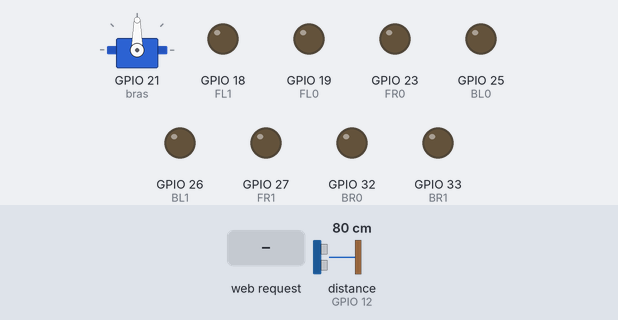
The program below on a simulated ESP32 board running MicroPython. Parts: servo, output pins drawn as LEDs (lit = HIGH). Dashed ring = blinking. The test bench sets the inputs (shaded band); at power-on: distance to the obstacle (sensor on GPIO 12) 80 cm. The echo pulse lasts 58.3 µs per cm; the board's own WiFi access point starts at once; servo angles are drawn from the pulse width (0.5 ms = 0°, 2.5 ms = 180°); files that are not in the repository are absent; pins used as bus, display or sensor lines are not drawn; what the program prints to the serial console is not drawn.

Above: at 1.5 s.
1.6 s: HTTP request GET /toggle_auto received
At 3.7 s:
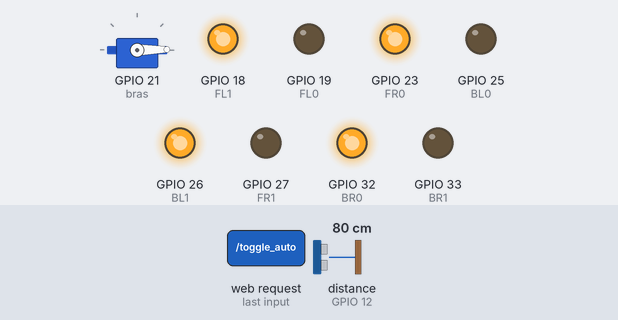
4.0 s: distance to the obstacle (sensor on GPIO 12) set to 22 cm
7.0 s: distance to the obstacle (sensor on GPIO 12) set to 18 cm
At 8.4 s:
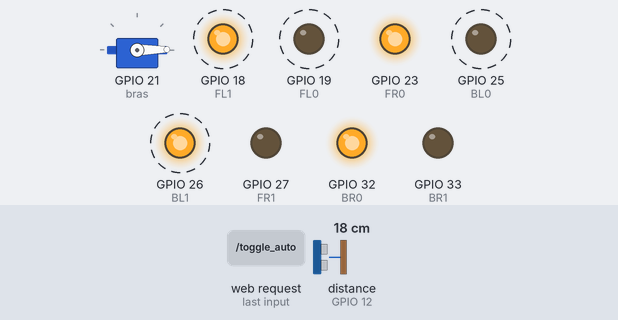
10.0 s: HTTP request GET /toggle_auto received
At 11.2 s:
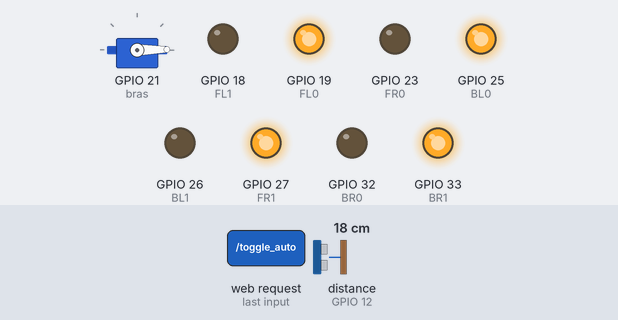
Timing chart, 0 to 15.5 s (numbered marks = the images above; inputs shaded):
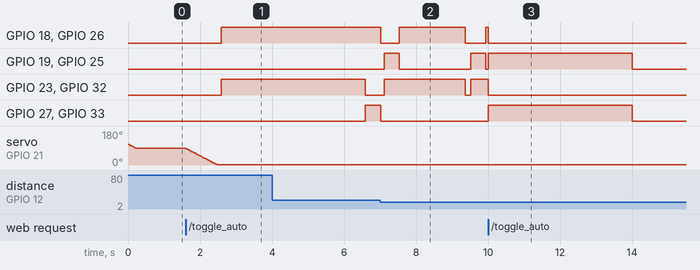

The program:

main.py
```python
"""
ESP32 - Robot + Bras + Navigation Autonome
Interface Web + Fix Vibration Servo
Point d'accès : BOT-CAR / MotDePasseSolide
"""

from machine import Pin, PWM
import time
import network
import socket

# ─────────────────────────────────────────
#  BROCHES
# ─────────────────────────────────────────
FR1 = Pin(27, Pin.OUT); FR0 = Pin(23, Pin.OUT)
BR1 = Pin(33, Pin.OUT); BR0 = Pin(32, Pin.OUT)
FL1 = Pin(18, Pin.OUT); FL0 = Pin(19, Pin.OUT)
BL1 = Pin(26, Pin.OUT); BL0 = Pin(25, Pin.OUT)

bras  = PWM(Pin(21), freq=50)
pince = PWM(Pin(22), freq=50)

TRIG = Pin(13, Pin.OUT)
ECHO = Pin(12, Pin.IN)

# ─────────────────────────────────────────
#  ÉTAT GLOBAL
# ─────────────────────────────────────────
current_bras  = 0
current_pince = 100
auto_mode     = False

# transition_state : 0=rien  1=rotation droite 4s (→auto)  2=rotation gauche 4s (→manuel)
# nav_state        : 0=avancer/mesurer  1=reculer  2=virer droite
transition_state = 0
transition_timer = 0
nav_state        = 0
nav_timer        = 0

# ─────────────────────────────────────────
#  MOTEURS
# ─────────────────────────────────────────
def stop():
    for p in (FR1, FR0, FL1, FL0, BR1, BR0, BL1, BL0):
        p.value(0)

def avancer():
    FR1.value(1); FR0.value(0); FL1.value(1); FL0.value(0)
    BR1.value(1); BR0.value(0); BL1.value(1); BL0.value(0)

def reculer():
    FR1.value(0); FR0.value(1); FL1.value(0); FL0.value(1)
    BR1.value(0); BR0.value(1); BL1.value(0); BL0.value(1)

def droite():
    FR1.value(0); FR0.value(1); FL1.value(1); FL0.value(0)
    BR1.value(0); BR0.value(1); BL1.value(1); BL0.value(0)

def gauche():
    FR1.value(1); FR0.value(0); FL1.value(0); FL0.value(1)
    BR1.value(1); BR0.value(0); BL1.value(0); BL0.value(1)

# ─────────────────────────────────────────
#  SERVOS  —  FIX VIBRATION : duty(0) après chaque mouvement
#  Le servo tient la position mécaniquement sans signal.
#  Plus de bruit EMI des moteurs DC sur le PWM → plus de vibration.
# ─────────────────────────────────────────
def angle_to_duty(angle):
    return int(26 + (angle / 180) * (128 - 26))

def move_servo(pwm, target_angle, current_angle, step=2, delay=0.015):
    """Déplace progressivement le servo puis COUPE le signal PWM."""
    target_angle  = max(0, min(180, target_angle))
    current_angle = max(0, min(180, current_angle))
    if target_angle == current_angle:
        pwm.duty(0)
        return target_angle
    step_dir = step if target_angle > current_angle else -step
    ang = current_angle
    while True:
        ang += step_dir
        if step_dir > 0 and ang >= target_angle: ang = target_angle
        if step_dir < 0 and ang <= target_angle: ang = target_angle
        pwm.duty(angle_to_duty(ang))
        time.sleep(delay)
        if ang == target_angle:
            break
    time.sleep(0.08)   # laisser le servo atteindre la position
    pwm.duty(0)        # ← COUPER → plus de vibration sous bruit moteur
    return target_angle

def _bras_angle(val):
    """Convertit la plage utilisateur [-50, 30] en degrés servo [0, 180]."""
    return int((val + 50) * 180 / 80)

def _pince_angle(val):
    """Convertit la plage utilisateur [60, 140] en degrés servo [0, 180]."""
    return int((val - 60) * 180 / 80)

def set_bras_position(target):
    global current_bras
    target = max(-50, min(30, target))
    move_servo(bras, _bras_angle(target), _bras_angle(current_bras), step=2, delay=0.02)
    current_bras = target

def set_pince_position(target):
    global current_pince
    target = max(90, min(125, target))
    move_servo(pince, _pince_angle(target), _pince_angle(current_pince), step=3, delay=0.02)
    current_pince = target

def bras_monter():    set_bras_position(current_bras - 10)
def bras_descendre(): set_bras_position(current_bras + 10)
def pince_ouvrir():   set_pince_position(90)
def pince_fermer():   set_pince_position(125)

def init_servos():
    global current_bras, current_pince
    current_bras = 0; current_pince = 100
    set_bras_position(-10)
    set_pince_position(100)

# ─────────────────────────────────────────
#  CAPTEUR ULTRASON HC-SR04
# ─────────────────────────────────────────
DIST_SECU = 200  # mm

def mesure_distance():
    TRIG.value(1); time.sleep_us(10); TRIG.value(0)
    t = time.ticks_us()
    while ECHO.value() == 0:
        if time.ticks_diff(time.ticks_us(), t) > 30000: return 9999
    debut = time.ticks_us()
    t = time.ticks_us()
    while ECHO.value() == 1:
        if time.ticks_diff(time.ticks_us(), t) > 30000: return 9999
    fin = time.ticks_us()
    return (time.ticks_diff(fin, debut) * 343) // 2000

# ─────────────────────────────────────────
#  SÉQUENCES D'ACTIVATION / DÉSACTIVATION
# ─────────────────────────────────────────
def activate_auto():
    """Manuel → Auto : monter bras, puis tourner droite 4s, puis naviguer."""
    global auto_mode, transition_state, transition_timer, nav_state
    print(">> ACTIVATION MODE AUTO")
    set_bras_position(-50)      # 1. Bras complètement en haut (bloquant ~2s)
    stop()
    droite()                    # 2. Lancer rotation droite
    transition_state = 1
    transition_timer = time.ticks_ms()
    nav_state = 0
    auto_mode = True

def deactivate_auto():
    """Auto → Manuel : stop, bras reste en haut, tourner gauche 4s."""
    global auto_mode, transition_state, transition_timer
    print(">> DÉSACTIVATION MODE AUTO")
    stop()
    # current_bras est déjà à -50, on ne le touche pas
    gauche()                    # Tourner gauche 4s
    transition_state = 2
    transition_timer = time.ticks_ms()
    auto_mode = False

# ─────────────────────────────────────────
#  NAVIGATION AUTONOME (non-bloquante)
# ─────────────────────────────────────────
def update_nav():
    global nav_state, nav_timer
    now = time.ticks_ms()

    if nav_state == 0:
        d = mesure_distance()
        if d >= DIST_SECU:
            avancer()
        else:
            print("Obstacle", d, "mm")
            stop()
            time.sleep_ms(100)
            reculer()
            nav_state = 1
            nav_timer = now

    elif nav_state == 1:        # Recul 500 ms
        if time.ticks_diff(now, nav_timer) >= 500:
            droite()
            nav_state = 2
            nav_timer = now

    elif nav_state == 2:        # Virage droite 1800 ms
        if time.ticks_diff(now, nav_timer) >= 1800:
            stop()
            nav_state = 0

# ─────────────────────────────────────────
#  WI-FI ACCESS POINT
# ─────────────────────────────────────────
ap = network.WLAN(network.AP_IF)
ap.active(True)
ap.config(essid='BOT-CAR', password='MotDePasseSolide',
          authmode=network.AUTH_WPA2_PSK)
print("=== DÉMARRAGE ===")
print("IP :", ap.ifconfig()[0])

# ─────────────────────────────────────────
#  CHARGEMENT HTML
# ─────────────────────────────────────────
HTML_CONTENT = ""
try:
    with open('/index.html', 'r') as f:
        HTML_CONTENT = f.read()
    print("index.html OK —", len(HTML_CONTENT), "octets")
except OSError:
    print("ERREUR : index.html introuvable !")
    HTML_CONTENT = "<h1>Erreur : index.html manquant</h1>"

# ─────────────────────────────────────────
#  HELPERS HTTP
# ─────────────────────────────────────────
def send_html(conn):
    conn.send('HTTP/1.1 200 OK\nContent-Type: text/html\nConnection: close\n\n')
    conn.sendall(HTML_CONTENT)

def send_ok(conn):
    conn.send('HTTP/1.1 200 OK\nConnection: close\n\nOK')

def send_status(conn):
    """Renvoie : 'auto,busy' | 'auto,ready' | 'manual,busy' | 'manual,ready'"""
    mode  = 'auto'  if auto_mode        else 'manual'
    trans = 'busy'  if transition_state else 'ready'
    conn.send(
        'HTTP/1.1 200 OK\nContent-Type: text/plain\n'
        'Access-Control-Allow-Origin: *\nConnection: close\n\n'
        + mode + ',' + trans
    )

# ─────────────────────────────────────────
#  DÉMARRAGE
# ─────────────────────────────────────────
stop()
init_servos()
print("=== BOT-CAR PRÊT — http://192.168.4.1 ===\n")

s = socket.socket(socket.AF_INET, socket.SOCK_STREAM)
s.setsockopt(socket.SOL_SOCKET, socket.SO_REUSEADDR, 1)
s.bind(('', 80))
s.listen(3)
s.settimeout(0.05)   # 50 ms → boucle quasi non-bloquante

# ─────────────────────────────────────────
#  BOUCLE PRINCIPALE
# ─────────────────────────────────────────
while True:

    # ── 1. Gestion des transitions (rotation 4s) ──────────────────
    if transition_state != 0:
        if time.ticks_diff(time.ticks_ms(), transition_timer) >= 4000:
            stop()
            transition_state = 0
            if auto_mode:
                print(">> Navigation démarrée")
            else:
                print(">> Retour manuel")

    # ── 2. Navigation autonome ────────────────────────────────────
    if auto_mode and transition_state == 0:
        update_nav()

    # ── 3. Serveur HTTP ───────────────────────────────────────────
    try:
        conn, addr = s.accept()
        req = conn.recv(1024).decode()
        if not req:
            conn.close()
            continue

        path = req.split('\n')[0].split(' ')[1]

        # Commandes manuelles bloquées si auto_mode OU transition active
        locked = auto_mode or (transition_state != 0)

        do_activate   = False
        do_deactivate = False

        if path == '/' or path == '/index.html':
            send_html(conn)
        elif path == '/status':
            send_status(conn)
        elif path == '/toggle_auto':
            do_activate   = not auto_mode
            do_deactivate = auto_mode
            send_ok(conn)
        elif locked:
            send_ok(conn)               # Ignorer silencieusement
        elif path == '/forward':        avancer();       send_ok(conn)
        elif path == '/backward':       reculer();       send_ok(conn)
        elif path == '/left':           gauche();        send_ok(conn)
        elif path == '/right':          droite();        send_ok(conn)
        elif path == '/stop':           stop();          send_ok(conn)
        elif path == '/bras_up':        bras_monter();   send_ok(conn)
        elif path == '/bras_down':      bras_descendre();send_ok(conn)
        elif path == '/pince_open':     pince_ouvrir();  send_ok(conn)
        elif path == '/pince_close':    pince_fermer();  send_ok(conn)
        else:
            conn.send('HTTP/1.1 404 Not Found\n\n')

        conn.close()

        # ⚠️ Exécuté APRÈS fermeture connexion
        # (évite le timeout client pendant le mouvement du bras)
        if do_activate:   activate_auto()
        if do_deactivate: deactivate_auto()

    except OSError:
        pass
    except Exception as e:
        print("ERR serveur:", e)
```

Measured:
- the behaviour switches between 21 and 20 cm on distance to the obstacle (sensor on GPIO 12) (found by bisection; images 1 and 2)
- after the input at 1.6 s, GPIO 18 (FL1), GPIO 23 (FR0), GPIO 26 (BL1), GPIO 32 (BR0): LOW → HIGH after 0.98 s; servo on GPIO 21 (bras): moves from 90° to 1° over 0.88 s, starting at once
- after the input at 7.0 s, GPIO 18 (FL1): alternates HIGH for 1.8 s and LOW for 0.54 s, starting at once; GPIO 19 (FL0): alternates HIGH for 0.42 s and LOW for 2.0 s, starting after 0.12 s
- after the input at 10.0 s, GPIO 27 (FR1), GPIO 33 (BR1): LOW → HIGH at once, → LOW 4.0 s later
